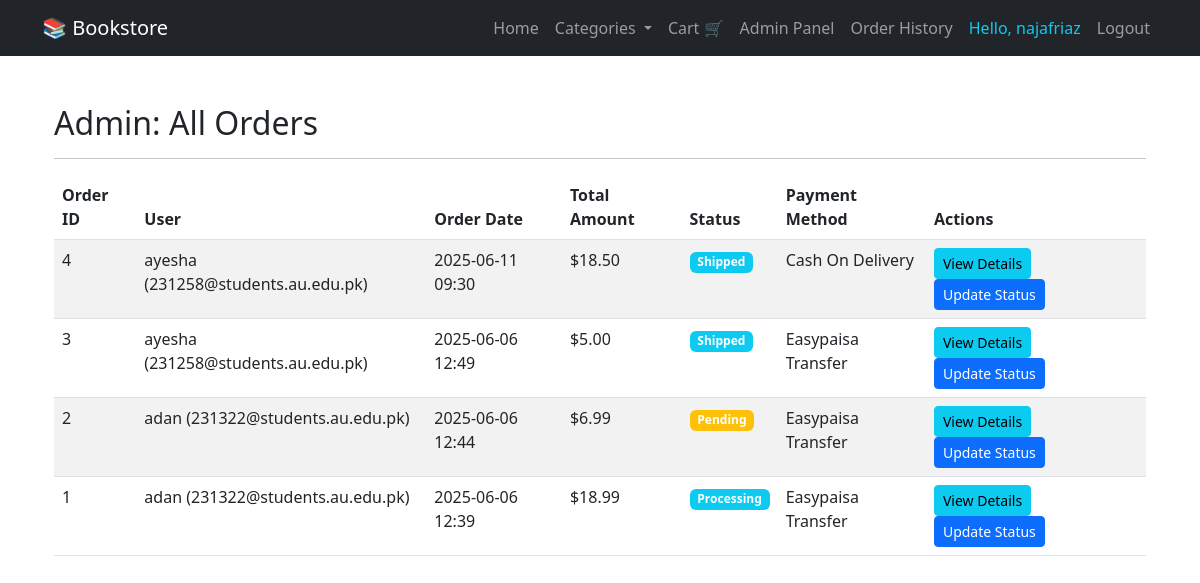
Page /admin/orders (signed in) on the committed database.
### app/models.py (models this page shows, shortened)
class User(db.Model, UserMixin):
    id = db.Column(db.Integer, primary_key=True)
    username = db.Column(db.String(150), nullable=False, unique=True)
    email = db.Column(db.String(150), nullable=False, unique=True)
    password = db.Column(db.String(150), nullable=False)
    is_admin = db.Column(db.Boolean, default=False)
    cart_items = db.relationship('CartItem', backref='user', lazy=True)
    orders = db.relationship('Order', backref='user', lazy=True)
    reviews = db.relationship('Review', backref='user', lazy=True)

class Order(db.Model):
    id = db.Column(db.Integer, primary_key=True)
    user_id = db.Column(db.Integer, db.ForeignKey('user.id'), nullable=False)
    order_date = db.Column(db.DateTime, nullable=False, default=datetime.utcnow)
    total_amount = db.Column(db.Float, nullable=False)
    status = db.Column(db.String(50), nullable=False, default='pending')
    shipping_address = db.Column(db.Text, nullable=False)
    payment_method = db.Column(db.String(50), nullable=False) # e.g., 'cash_on_delivery', 'easypaisa_transfer'
    items = db.relationship('OrderItem', backref='order', lazy=True)

### app/routes.py (the view)
@main.route("/admin/orders")
@login_required
def admin_view_orders():
    if not current_user.is_admin:
        flash("Access denied. You must be an administrator to view this page.", "danger")
        return redirect(url_for('main.home')) # Redirect to home if not admin
    all_orders = Order.query.order_by(Order.order_date.desc()).all()
    return render_template('admin_orders_list.html', title='Manage Orders', orders=all_orders)

### app/__init__.py (called while the page is built)
def create_app():
    app = Flask(__name__)
    app.config.from_object('config.Config')
    db.init_app(app)
    login_manager.init_app(app)
    bcrypt.init_app(app)
    migrate.init_app(app, db)  # <-- initialize migrate with app and db
    login_manager.login_view = 'main.login'
    login_manager.login_message_category = 'info'
    from .routes import main
    app.register_blueprint(main)
    from app.models import User  # import User model for login_manager
    @login_manager.user_loader
    def load_user(user_id):
        return User.query.get(int(user_id))
    return app

### app/templates/admin_orders_list.html (shortened to what this page needs)
{% extends "base.html" %}
{% block content %}
    <div class="container mt-5">
        <h2>Admin: All Orders</h2>
        <hr>
        {% if orders %}
            <table class="table table-striped table-hover">
                <thead>
                    <tr>
                        <th>Order ID</th>
                        <th>User</th>
                        <th>Order Date</th>
                        <th>Total Amount</th>
                        <th>Status</th>
                        <th>Payment Method</th>
                        <th>Actions</th>
                    </tr>
                </thead>
                <tbody>
                    {% for order in orders %}
                    <tr>
                        <td>{{ order.id }}</td>
                        <td>{{ order.user.username }} ({{ order.user.email }})</td>
                        <td>{{ order.order_date.strftime('%Y-%m-%d %H:%M') }}</td>
                        <td>${{ "%.2f"|format(order.total_amount) }}</td>
                        <td><span class="badge bg-{{ 'success' if order.status == 'completed' else 'warning' if order.status == 'pending' else 'info' }}">{{ order.status | replace('_', ' ') | title }}</span></td>
                        <td>{{ order.payment_method | replace('_', ' ') | title }}</td>
                        <td>
                            <a href="{{ url_for('main.order_details', order_id=order.id) }}" class="btn btn-sm btn-info me-2">View Details</a>
                            <a href="{{ url_for('main.admin_update_order', order_id=order.id) }}" class="btn btn-sm btn-primary">Update Status</a>
                        </td>
                    </tr>
                    {% endfor %}
                </tbody>
            </table>
        {% else %}
            <p>No orders have been placed yet.</p>
        {% endif %}
    </div>
{% endblock content %}

### app/templates/base.html (shortened to what this page needs)
<!DOCTYPE html>
<html lang="en">
<head>
  <link href="https://cdn.jsdelivr.net/npm/bootstrap@5.3.0/dist/css/bootstrap.min.css" rel="stylesheet" />
</head>
<body>
  <nav class="navbar navbar-expand-lg navbar-dark bg-dark mb-4">
    <div class="container">
      <a class="navbar-brand" href="{{ url_for('main.home') }}">📚 Bookstore</a>
      <div class="collapse navbar-collapse" id="navbarNav">
        <ul class="navbar-nav ms-auto">
          <li class="nav-item">
            <a class="nav-link" href="{{ url_for('main.home') }}">Home</a>
          </li>
          <li class="nav-item dropdown">
            <a class="nav-link dropdown-toggle" href="#" id="navbarDropdown" role="button" data-bs-toggle="dropdown">
              Categories
            </a>
          </li>
          <li class="nav-item">
            <a class="nav-link" href="{{ url_for('main.cart') }}">Cart 🛒</a>
          </li>
          {% if current_user.is_authenticated %}
            {% if current_user.is_admin %}
            <li class="nav-item">
              <a class="nav-link" href="{{ url_for('main.admin_view_orders') }}">Admin Panel</a>
            </li>
              {% endif %}
            <li class="nav-item">
              <a class="nav-link" href="{{ url_for('main.order_history') }}">Order History</a>
            </li>
            <li class="nav-item">
              <span class="nav-link text-info">Hello, {{ current_user.username }}</span>
            </li>
            <li class="nav-item">
              <a class="nav-link" href="{{ url_for('main.logout') }}">Logout</a>
            </li>
          {% endif %}
        </ul>
      </div>
    </div>
  </nav>
  <div class="container">
    {% block content %}{% endblock %}
  </div>
</body>
</html>

### rows in the picture
User: username "najafriaz"
Order: id "4", user.username "ayesha", user.email "231258@students.au.edu.pk", order_date "2025-06-11 09:30", total_amount "18.50", status "Shipped", payment_method "Cash On Delivery"
Order: id "3", user.username "ayesha", user.email "231258@students.au.edu.pk", order_date "2025-06-06 12:49", total_amount "5.00", status "Shipped", payment_method "Easypaisa Transfer"
Order: id "2", user.username "adan", user.email "231322@students.au.edu.pk", order_date "2025-06-06 12:44", total_amount "6.99", status "Pending", payment_method "Easypaisa Transfer"
Order: id "1", user.username "adan", user.email "231322@students.au.edu.pk", order_date "2025-06-06 12:39", total_amount "18.99", status "Processing", payment_method "Easypaisa Transfer"
